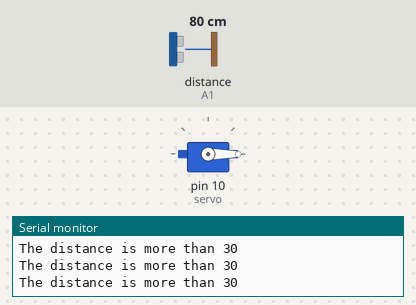
A sketch run on a simulated Arduino Uno, built with avr-gcc and run on an emulated ATmega328P. Parts: servo, the last lines printed to the serial monitor. Wiring (inferred from the names in the program): ultrasonic range finder: trigger A0; echo A1. The inputs (shaded band) are chosen by the test bench; at power-on: distance to the obstacle (sensor on A1) 80 cm. The echo pulse lasts 58.3 µs per cm.

Above: at 1.2 s.
1.3 s: distance to the obstacle (sensor on A1) set to 12 cm
2.8 s: distance to the obstacle (sensor on A1) set to 9 cm
At 4.0 s:
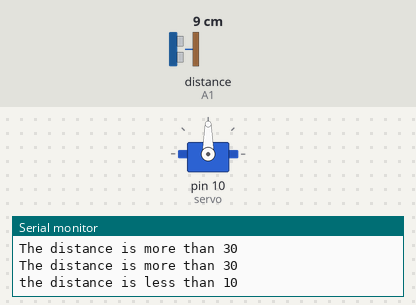
4.3 s: distance to the obstacle (sensor on A1) set to 18 cm
At 5.3 s:
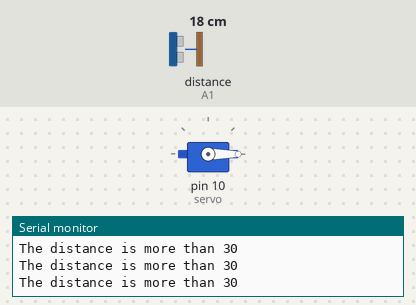
5.9 s: distance to the obstacle (sensor on A1) set to 2 cm
At 7.3 s:
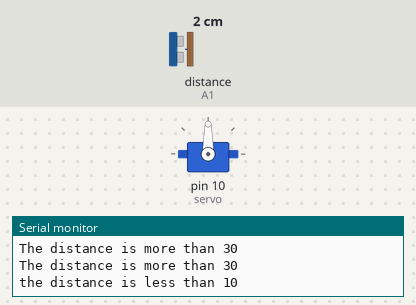
Timing chart, 0 to 8.4 s (numbered marks = the images above; inputs shaded):
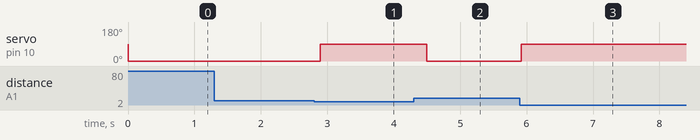

Measured:
- the behaviour switches between 11 and 10 cm on distance to the obstacle (sensor on A1) (found by bisection; images 0 and 1)
- after the input at 2.8 s, servo on pin 10 (servo): 0° → 90° after 0.10 s
- after the input at 4.3 s, servo on pin 10 (servo): 90° → 0° after 0.20 s
- after the input at 5.9 s, servo on pin 10 (servo): 0° → 90° at once

The sketch:

AutomatedRailwayLevelCrossingGateSecuritySystem.ino
```cpp
#include <Servo.h>
#define trigPin A0 //train project
#define echoPin A1
Servo servo;
int sound = 250;
void setup() {
Serial.begin (9600);
pinMode(trigPin, OUTPUT);
pinMode(echoPin, INPUT);
servo.attach(10);
}
void loop() {
long duration, distance;
digitalWrite(trigPin, LOW);
delayMicroseconds(2);
digitalWrite(trigPin, HIGH);
delayMicroseconds(10);
digitalWrite(trigPin, LOW);
duration = pulseIn(echoPin, HIGH);
distance = (duration/2) / 29.1;
if (distance < 10) {
Serial.println("the distance is less than 10");
servo.write(90);
delay(1500);
}
else {
servo.write(0);
}
if (distance > 10 || distance <= 0){
Serial.println("The distance is more than 30");
}
else {
Serial.print(distance);
Serial.println(" cm");
}
delay(100);
}
```
